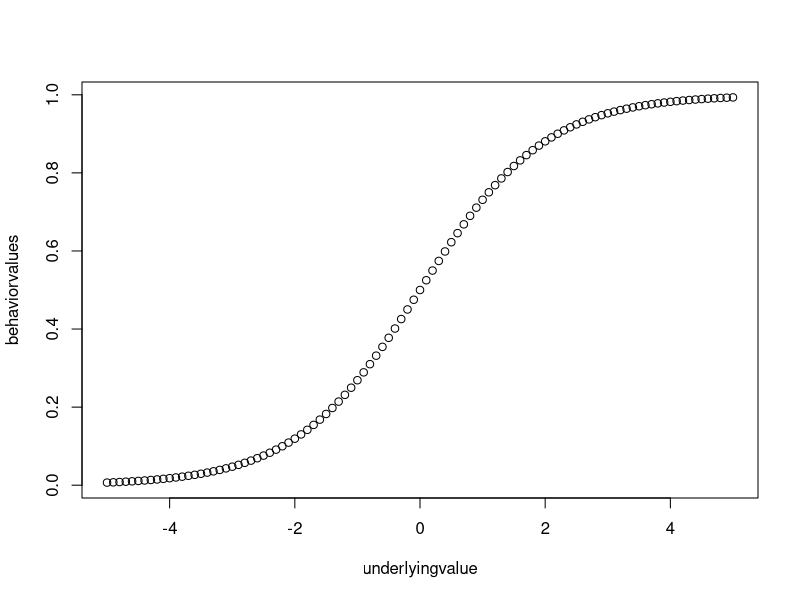
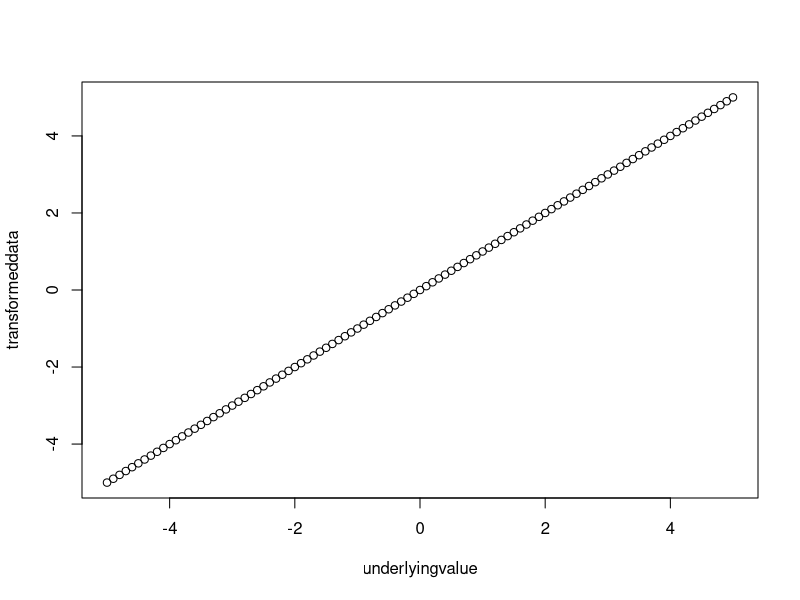

Reproduce these figures in R, in order.
library("gtools")

underlyingvalue <- seq(-5,5,0.1)
behaviorvalues <- inv.logit(underlyingvalue)
plot(underlyingvalue, behaviorvalues)

transformeddata <- logit(behaviorvalues)

plot(underlyingvalue, transformeddata)

#probs <- seq(0.01, .99, 0.01)
#plot(probs, logit(probs))
